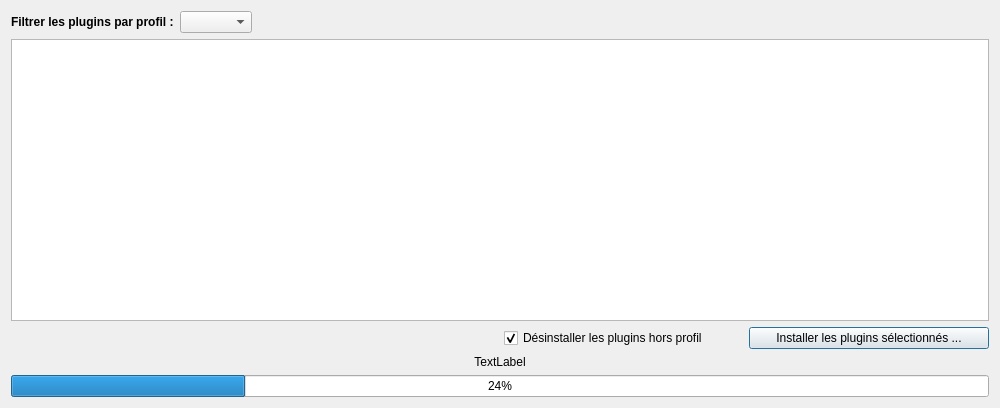
<?xml version="1.0" encoding="UTF-8"?>
<ui version="4.0">
 <class>Dialog</class>
 <widget class="QDialog" name="Dialog">
  <property name="geometry">
   <rect>
    <x>0</x>
    <y>0</y>
    <width>1000</width>
    <height>408</height>
   </rect>
  </property>
  <property name="sizePolicy">
   <sizepolicy hsizetype="Preferred" vsizetype="Preferred">
    <horstretch>0</horstretch>
    <verstretch>0</verstretch>
   </sizepolicy>
  </property>
  <property name="minimumSize">
   <size>
    <width>1000</width>
    <height>0</height>
   </size>
  </property>
  <property name="maximumSize">
   <size>
    <width>1500</width>
    <height>16777215</height>
   </size>
  </property>
  <property name="windowTitle">
   <string>Installation des plugins IGN</string>
  </property>
  <property name="windowIcon">
   <iconset>
    <normaloff>../icons/install_plugins.png</normaloff>../icons/install_plugins.png</iconset>
  </property>
  <layout class="QGridLayout" name="gridLayout_2">
   <item row="0" column="0">
    <layout class="QGridLayout" name="gridLayout">
     <item row="2" column="0" colspan="4">
      <widget class="QTableWidget" name="tablePlugins">
       <property name="sizePolicy">
        <sizepolicy hsizetype="Preferred" vsizetype="Expanding">
         <horstretch>0</horstretch>
         <verstretch>0</verstretch>
        </sizepolicy>
       </property>
       <property name="minimumSize">
        <size>
         <width>0</width>
         <height>0</height>
        </size>
       </property>
      </widget>
     </item>
     <item row="5" column="0" colspan="4">
      <widget class="QProgressBar" name="progressBar">
       <property name="value">
        <number>24</number>
       </property>
      </widget>
     </item>
     <item row="4" column="0" colspan="4">
      <widget class="QLabel" name="label_progress">
       <property name="text">
        <string>TextLabel</string>
       </property>
       <property name="alignment">
        <set>Qt::AlignCenter</set>
       </property>
      </widget>
     </item>
     <item row="1" column="0">
      <layout class="QHBoxLayout" name="horizontalLayout">
       <item>
        <widget class="QLabel" name="label">
         <property name="font">
          <font>
           <bold>true</bold>
          </font>
         </property>
         <property name="text">
          <string>Filtrer les plugins par profil :</string>
         </property>
        </widget>
       </item>
       <item>
        <widget class="QComboBox" name="comboBox_profils"/>
       </item>
      </layout>
     </item>
     <item row="3" column="2">
      <widget class="QCheckBox" name="checkBox_suppr_plugins">
       <property name="text">
        <string>Désinstaller les plugins hors profil</string>
       </property>
       <property name="checked">
        <bool>true</bool>
       </property>
      </widget>
     </item>
     <item row="3" column="3">
      <widget class="QPushButton" name="pushButton_installer">
       <property name="maximumSize">
        <size>
         <width>250</width>
         <height>16777215</height>
        </size>
       </property>
       <property name="text">
        <string>Installer les plugins sélectionnés ...</string>
       </property>
      </widget>
     </item>
    </layout>
   </item>
  </layout>
 </widget>
 <resources/>
 <connections/>
</ui>
